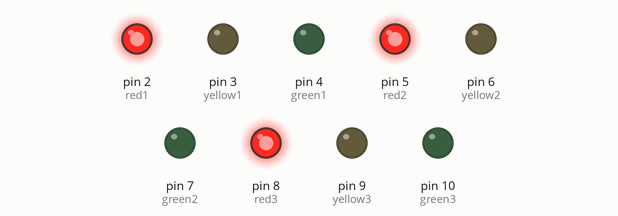
Simulated run of this sketch. Board: Arduino Uno, built with avr-gcc and run on an emulated ATmega328P. Shown: output pins drawn as LEDs (lit = HIGH).

Above: at 0.1 s.
At 6.1 s:
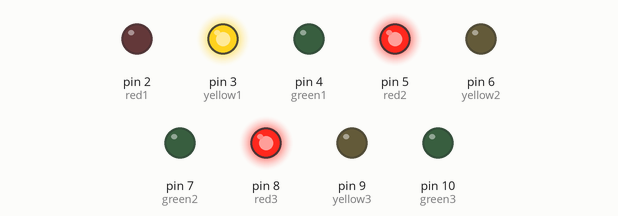
At 9.1 s:
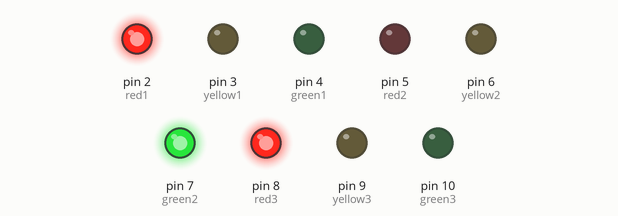
At 17.1 s:
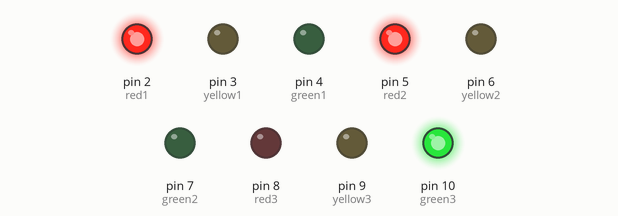
At 25.1 s:
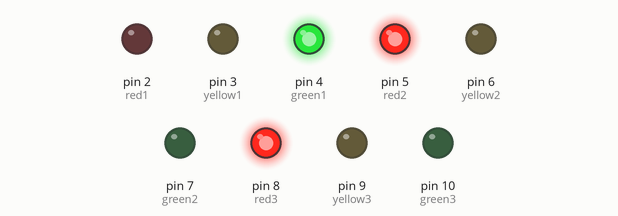
At 38.1 s:
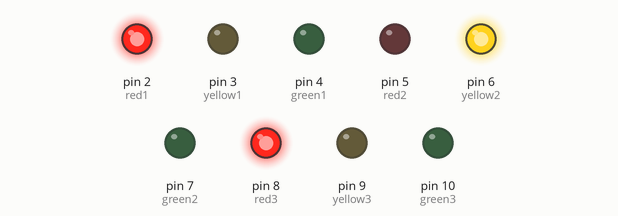
Timing chart, 0 to 39.6 s (numbered marks = the images above):
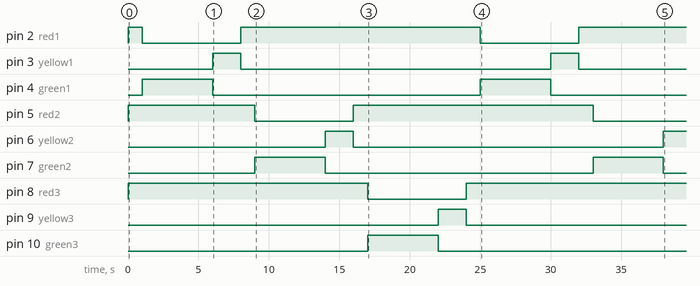

The sketch:

StopLight.ino
```cpp
/*

*/
int red1 = 2;
int yellow1 = 3;
int green1 = 4;
int red2 = 5;
int yellow2 = 6;
int green2 = 7;
int red3 = 8;
int yellow3 = 9;
int green3 = 10;

struct stopLight {
  int red;
  int yellow;
  int green;
};

stopLight light1 = {red1, yellow1, green1};
stopLight light2 = {red2, yellow2, green2};
stopLight light3 = {red3, yellow3, green3};

void setup(){
   pinMode(red1, OUTPUT);
   pinMode(yellow1, OUTPUT);
   pinMode(green1, OUTPUT);
   pinMode(red2, OUTPUT);
   pinMode(yellow2, OUTPUT);
   pinMode(green2, OUTPUT);
   pinMode(red3, OUTPUT);
   pinMode(yellow3, OUTPUT);
   pinMode(green3, OUTPUT);
}

void loop(){
  digitalWrite(light1.red, HIGH);
  digitalWrite(light2.red, HIGH);
  digitalWrite(light3.red, HIGH);
  delay(1000);      // Red ON

  lightCycle(light1);
  delay(1000);
  lightCycle(light2);
  delay(1000);
  lightCycle(light3);
}

void lightCycle(stopLight light) {
  // Red off, green on
  digitalWrite(light.red, LOW);
  digitalWrite(light.green, HIGH);
  delay(5000);      // Green ON
  // Green off, yellow on
  digitalWrite(light.green, LOW);
  digitalWrite(light.yellow, HIGH);
  delay(2000);      // Yellow ON

  // Yellow off, red on
  digitalWrite(light.yellow, LOW);
  digitalWrite(light.red, HIGH);
}
```

Measured:
- by itself, pin 2 (red1): goes HIGH 1.0 s, LOW 7.0 s, HIGH 17.0 s, LOW 7.0 s, then HIGH
- by itself, pin 3 (yellow1): alternates HIGH for 2.0 s and LOW for 22.0 s
- by itself, pin 4 (green1), pin 7 (green2): alternates HIGH for 5.0 s and LOW for 19.0 s
- by itself, pin 5 (red2): LOW → HIGH at 0.00 s, → LOW 9.0 s later, → HIGH 7.0 s later, → LOW 17.0 s later
- by itself, pin 6 (yellow2): LOW → HIGH at 14.0 s, → LOW 2.0 s later, → HIGH 22.0 s later
- by itself, pin 8 (red3): LOW → HIGH at 0.00 s, → LOW 17.0 s later, → HIGH 7.0 s later
- by itself, pin 9 (yellow3): LOW → HIGH at 22.0 s, → LOW 2.0 s later
- by itself, pin 10 (green3): LOW → HIGH at 17.0 s, → LOW 5.0 s later
